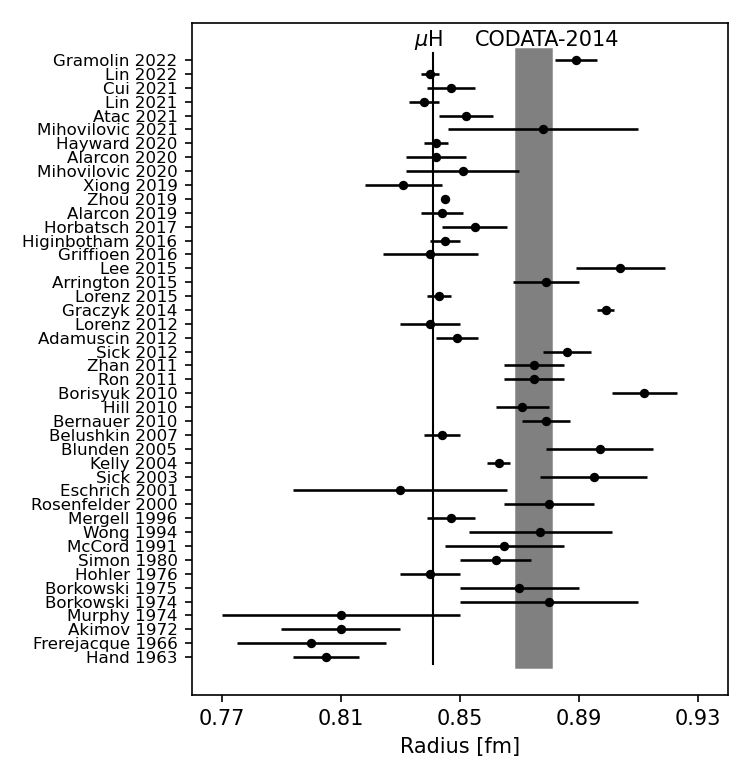

Source code (Python):

#
# Electron Scattering Proton Radius Results 
# by Douglas.W. Higinbotham
#

import numpy as np
import matplotlib.pyplot as plt

mylist=np.array([
["Hand 1963",         1,  0.805,  0.011,  "https://doi.org/10.1103/RevModPhys.35.335"],
["Frerejacque 1966",  2,  0.800,  0.025,  "https://doi.org/10.1103/PhysRev.141.1308"],
["Akimov 1972",       3,  0.810,  0.020,  "http://www.jetp.ac.ru/cgi-bin/dn/e_035_04_0651.pdf"],
["Murphy 1974",       4,  0.810,  0.04,   "https://doi.org/10.1103/PhysRevC.9.2125"],
["Borkowski 1974",    5,  0.880,  0.030,  "https://doi.org/10.1016/0550-3213(75)90514-3"],
["Borkowski 1975",    6,  0.870,  0.020,  "https://doi.org/10.1007/BF01409496"],
["Hohler 1976",       7,  0.840,  0.01,   "https://doi.org/10.1016/0550-3213(76)90449-1"],
["Simon 1980",        8,  0.862,  0.012,  "https://doi.org/10.1016/0375-9474(80)90104-9"],
["McCord 1991",       9,  0.865,  0.020,  "https://doi.org/10.1016/0168-583X(91)96079-Z"],
["Wong 1994",        10,  0.877,  0.024,  "https://doi.org/10.1142/S0218301394000255"],
["Mergell 1996",     11,  0.847,  0.008,  "https://doi.org/10.1016/0375-9474(95)00339-8"],
["Rosenfelder 2000", 12,  0.880,  0.015,  "https://doi.org/10.1016/S0370-2693(00)00316-6"],
["Eschrich 2001",    13,  0.830,  0.036,  "https://doi.org/10.1016/S0370-2693(01)01285-0"],
["Sick 2003",        14,  0.895,  0.018,  "https://doi.org/10.1016/j.physletb.2003.09.092"],
["Kelly 2004",       15,  0.863,  0.004,  "https://doi.org/10.1103/PhysRevC.70.068202"],
["Blunden 2005",     16,  0.897,  0.018,  "https://doi.org/10.1103/PhysRevC.72.057601"],
["Belushkin 2007",   17,  0.844,  0.006,  "https://doi.org/10.1103/PhysRevC.75.035202"],
["Bernauer 2010",    18,  0.879,  0.008,  "https://doi.org/10.1103/PhysRevLett.105.242001"],
["Hill 2010",        19,  0.871,  0.009,  "https://doi.org/10.1103/PhysRevD.82.113005"],
["Borisyuk 2010",    20,  0.912,  0.011,  "https://doi.org/10.1016/j.nuclphysa.2010.05.054"],
["Ron 2011",         21,  0.875,  0.010,  "https://doi.org/10.1103/PhysRevC.84.055204"],
["Zhan 2011",        22,  0.875,  0.010,  "https://doi.org/10.1016/j.physletb.2011.10.002"],
["Sick 2012",        23,  0.886,  0.008,  "https://doi.org/10.1016/j.ppnp.2012.01.013"],
["Adamuscin 2012",   24,  0.849,  0.007,  "https://doi.org/10.1016/j.ppnp.2012.01.014"],
["Lorenz 2012",      25,  0.840,  0.01,   "https://doi.org/10.1140/epja/i2012-12151-1"],
["Graczky 2014",     26,  0.899,  0.003,  "https://doi.org/10.1103/PhysRevC.90.054334"],
["Lorenz 2015",      27,  0.843,  0.004,  "https://doi.org/10.1103/PhysRevD.91.014023"],
["Arrington 2015",   28,  0.879,  0.011,  "https://doi.org/10.1063/1.4921430"],
["Lee 2015",         29,  0.904,  0.015,  "https://doi.org/10.1103/PhysRevD.92.013013"],
["Griffioen 2016",   30,  0.840,  0.016,  "https://doi.org/10.1103/PhysRevC.93.065207"],
["Higinbotham 2016", 31,  0.845,  0.005,  "https://doi.org/10.1103/PhysRevC.93.055207"],
["Horbatsch 2017",   32,  0.855,  0.011,  "https://doi.org/10.1103/PhysRevC.95.035203"  ],
["Alarcon 2019",     33,  0.844,  0.007,  "https://doi.org/10.1103/PhysRevC.99.044303"  ],
["Zhou 2019",        34,  0.845,  0.001,  "https://doi.org/10.1103/PhysRevC.99.055202"  ],
["Xiong 2019",       35,  0.831,  0.013,  "https://doi.org/10.1038/s41586-019-1721-2"  ],
["Mihovilovic 2020", 36,  0.851,  0.019,  "https://doi.org/10.3389/fphy.2020.00036"], 
["Alarcon 2020",     37,  0.842,  0.010,  "https://doi.org/10.1103/PhysRevC.102.035203"  ],
["Hayward 2020",     38,  0.842,  0.004,  "https://doi.org/10.1016/j.nuclphysa.2020.121767"],
["Mihovilovic 2021", 39,  0.878,  0.032,  "https://doi.org/10.1140/epja/s10050-021-00414-x" ],
["Atac 2021",        40,  0.852,  0.009,  "https://doi.org/10.1140/epja/s10050-021-00389-9"],
["Lin 2021",         41,  0.838,  0.005,  "https://doi.org/10.1016/j.physletb.2021.136254"],
["Cui 2021",         42,  0.847,  0.008,  "https://doi.org/110.1103/PhysRevLett.127.092001"],
["Lin 2022",         43,  0.840,  0.003,  "https://doi.org/10.1103/PhysRevLett.128.052002"],
["Gramolin 2022",    44,  0.889,  0.007,  "https://doi.org/10.1103/PhysRevD.105.054004"]
])

x  = mylist[:,2].astype(np.float)
y  = mylist[:,1].astype(np.float)
dx= mylist[:,3].astype(np.float) 
labels = mylist[:,0]
morelabels  = mylist[:,4]

xx  = mylist[:,2][6].astype(np.float)
yy  = mylist[:,1][6].astype(np.float)
dxx= mylist[:,3][7].astype(np.float) 

xaxis=[0.77,0.81,0.85,0.89,0.93]

plt.figure(dpi=150,figsize=(5,5.2))
plt.errorbar(x, y,xerr=dx,fmt='o',lw=1.25,ms=3.5,marker='o',color='black')
#plt.errorbar(xx, yy,xerr=dxx,fmt='o',lw=1.25,ms=3.5,marker='o',color='red')
plt.yticks(y, labels, rotation='horizontal',fontsize=8)
plt.xticks(xaxis, xaxis, rotation='horizontal')
plt.xlabel('Radius [fm]')
plt.xlim(0.76,0.94)
plt.plot([0.875,0.875],[1.5,43.5],'-',color='grey',lw=18,zorder=1,label='CODATA-2014')
plt.annotate('CODATA-2014',xy=(0.855,45),color='black')
plt.plot([0.84087,0.84087],[0.5,44.5],'-',color='black',lw=1,zorder=1,label='$\mu H$')
#plt.plot([0.875,0.875],[0,30.5],'-',color='black',lw=2,zorder=1,label='$\mu H$')
plt.annotate('$\mu$H',xy=(0.8345,45))
plt.tight_layout()
plt.savefig('ScatteringResults.png')
plt.savefig('ScatteringResults.pdf')
plt.show()
